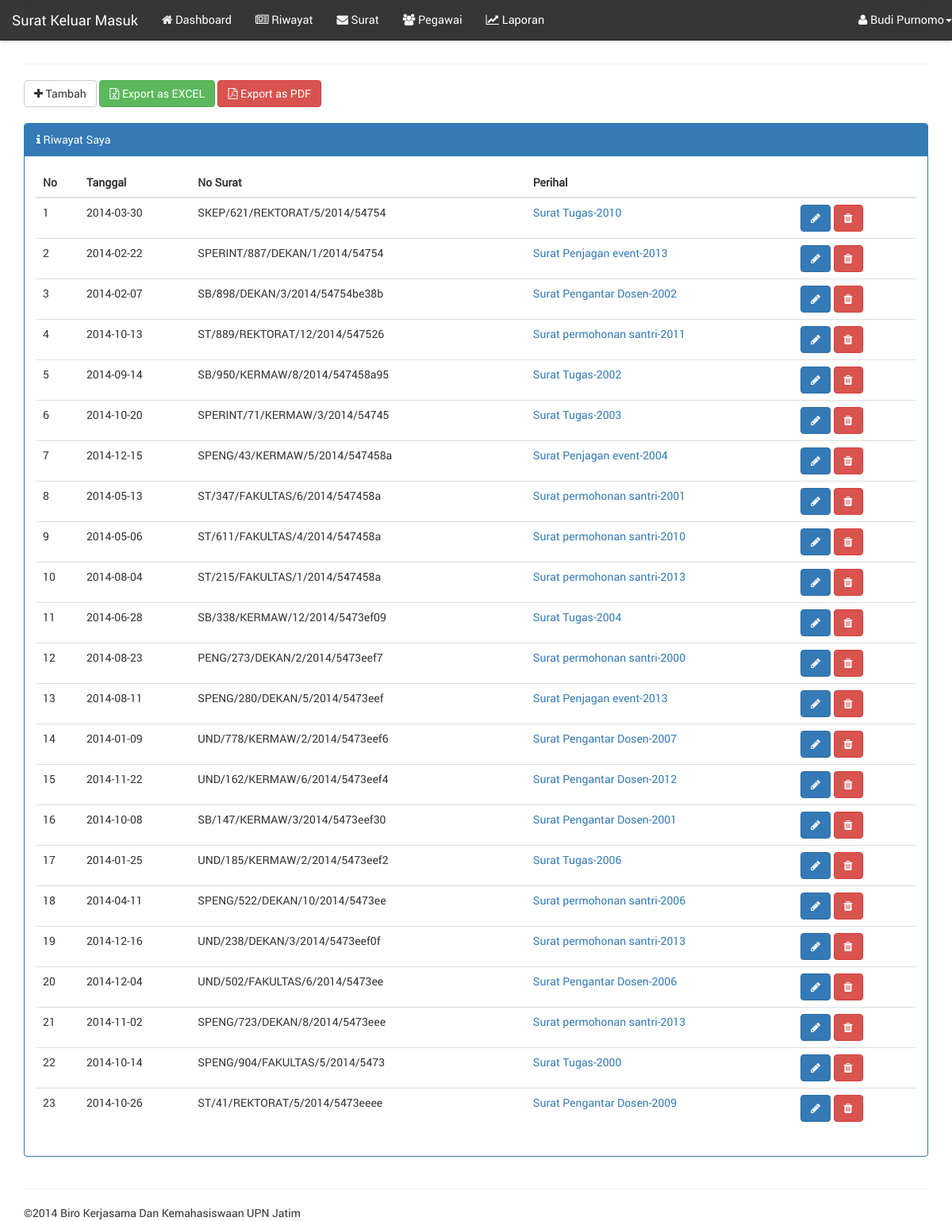
/?page=surat/riwayat (signed in), run on the app's committed database.
### tables this page shows
CREATE TABLE `users` (
  `idusers` varchar(30) NOT NULL DEFAULT '',
  `password` varchar(255) DEFAULT NULL,
  `idbagian` varchar(255) DEFAULT NULL,
  PRIMARY KEY (`idusers`)
);

CREATE TABLE `pegawai` (
  `idpegawai` varchar(30) NOT NULL,
  `nama` varchar(45) DEFAULT NULL,
  `alamat` varchar(45) DEFAULT NULL,
  `kota` varchar(255) DEFAULT NULL,
  `tanggal_lahir` varchar(255) DEFAULT NULL,
  `telepon` varchar(255) DEFAULT NULL,
  `ponsel` varchar(45) DEFAULT NULL,
  `foto` varchar(255) NOT NULL DEFAULT 'nophoto.jpg',
  `delete` varchar(1) NOT NULL DEFAULT '0',
  `created_at` timestamp NULL DEFAULT CURRENT_TIMESTAMP,
  PRIMARY KEY (`idpegawai`)
);

CREATE TABLE `surat` (
  `idsurat` varchar(30) NOT NULL DEFAULT '' COMMENT 'NO SURAT',
  `jenis_surat` varchar(10) DEFAULT NULL COMMENT 'Masuk / Keluar',
  `tanggal_surat` date DEFAULT NULL COMMENT 'Tanggal yang tertera pada surat',
  `idkategori` varchar(255) DEFAULT NULL,
  `perihal` text,
  `tujuan` varchar(255) DEFAULT NULL COMMENT 'Sebagai catatan tambahan untuk memperjelas surat',
  `asal_surat` varchar(45) DEFAULT NULL COMMENT 'asal surat, bisa dari instansi internal atau eksternal',
  `disposisi` varchar(255) DEFAULT NULL COMMENT 'Disposisi surat',
  `kata_kunci` varchar(255) DEFAULT NULL COMMENT 'Kata kunci yang berhubungan dengan surat',
  `delete` varchar(1) DEFAULT '0' COMMENT 'DELETE = status data terdelet, 1 adalah file delete, 2 tidak delete',
  `posting` varchar(255) DEFAULT NULL COMMENT 'Di posting oleh idusers',
  `public` varchar(1) DEFAULT '0' COMMENT 'status, 1=publikasi, 0=private',
  `lampiran` varchar(255) DEFAULT 'no_lampiran.jpeg' COMMENT 'Lampiran berupa gambar, gambar surat',
  `created_at` timestamp NOT NULL DEFAULT CURRENT_TIMESTAMP COMMENT 'tanggal surat di insert/ update oleh sistem',
  PRIMARY KEY (`idsurat`)
);

### models.php (called while the page is built, shortened)
<?php
function get_login($tampil){
    $aktif=$_SESSION['idusers'];
    $query=mysql_query("select * from users a, pegawai b, bagian c where a.idusers=b.idpegawai and a.idusers='$aktif' and a.idbagian=c.idbagian");
    $data=mysql_fetch_array($query);
    return $data[$tampil];
}
function riwayat($posting){
    $query=mysql_query("select * from surat where posting='$posting' order by created_at DESC");
    return $query;
}
?>

### module/surat/riwayat.php (the view, shortened to what this page needs)
<div class="row">
        <div class="col-md-12">
        <a href="./?page=surat/tambah"><button class="btn btn-default"><i class="fa fa-plus"></i> Tambah</button></a>
        <a href="./export.php?as=excel" target="_blank"><button class="btn btn-success"><i class="fa fa-file-excel-o"></i> Export as EXCEL</button></a>
        <a href="./export.php?as=pdf" target="_blank"><button class="btn btn-danger"><i class="fa fa-file-pdf-o"></i> Export as PDF</button></a>
        <div class="clearfix"></div><br />
            <div class="panel panel-primary">
                <div class="panel-heading"><i class="fa fa-info"></i> Riwayat Saya</div>
                <div class="panel-body">
                    <table class="table table-stripped table-hover table-responsive">
                        <thead>
                            <th>No</th>
                            <th>Tanggal</th>
                            <th>No Surat</th>
                            <th>Perihal</th>
                            <th></th>
                        </thead>
                        <tbody>
                            <?php $surat=riwayat(get_login('idusers'));$i=1;while($result=mysql_fetch_array($surat)){?>
                                <tr>
                                <td><?= $i ?></td>
                                <td><?= $result['tanggal_surat'] ?></td>
                                <td><?= $result['idsurat'] ?></td>
                                <td><a href="./?page=surat/detail&id=<?php echo $result['idsurat'] ?>"><?= $result['perihal'] ?></a></td>
                                <td>
                                    <a href="./?page=surat/edit&id=<?php echo $result['idsurat'] ?>"><button title="Edit" class="btn btn-primary"><i class="fa fa-pencil"></i></button></a>
                                    <a href="./?page=surat/delete&id=<?php echo $result['idsurat'] ?>"><button title="Hapus" class="btn btn-danger"><i class="fa fa-trash"></i></button></a>
                                </td>
                            </tr>
                            <?php $i++; } ?>
                        </tbody>
                    </table>
                </div>
            </div>
        </div>
</div>

### header.php (shortened to what this page needs)
<!DOCTYPE html>
<html lang="en">
<head>
	<link href="css/bootstrap.css" rel="stylesheet"/>
	<link href="css/style.css" rel="stylesheet"/>
    <link href="fonts/stylesheet.css" rel="stylesheet"/>
    <link href="css/font-awesome.min.css" rel="stylesheet" />
    <link href="css/jquery.dataTables.min.css" rel="stylesheet" />
</head>
<body>
<div class="container">
<div class="row clearfix">
		<div class="col-md-12 column">
			<nav class="navbar navbar-inverse navbar-fixed-top" role="navigation">
				<div class="navbar-header">
					 <div class="navbar-brand"><?php echo nama_aplikasi ?></div>
				</div>
				<div class="collapse navbar-collapse" id="bs-example-navbar-collapse-1">
					<ul class="nav navbar-nav">
                        <?php if(isset($_SESSION['login']) && $_SESSION['login']==true){?>
		                <li><a href="./?page=dashboard"><i class="fa fa-home"></i> Dashboard</a></li>
                        <li><a href="./?page=surat/riwayat"><i class="fa fa-newspaper-o"></i> Riwayat</a></li>
                        <li><a href="./?page=surat/index"><i class="fa fa-envelope"></i> Surat</a></li>
                        <li><a href="./?page=pegawai/index"><i class="fa fa-users"></i> Pegawai</a></li>
                        <li><a href="./?page=laporan/index"><i class="fa fa-line-chart"></i> Laporan</a></li>
					    <?php } ?>
                    </ul>
					<?php if(isset($_SESSION['login']) && $_SESSION['login']==true){?>
		                  <ul class="nav navbar-nav navbar-right">
    						<li class="dropdown">
    							 <a href="#" class="dropdown-toggle" data-toggle="dropdown"><i class="fa fa-user"></i> <?php echo get_login('nama') ?><strong class="caret"></strong></a>
    						</li>
    					</ul>
					<?php } ?>
				</div>
			</nav>
		</div>
	</div>

### data on the page
users: pegawai.nama "Budi Purnomo"
surat: tanggal_surat "2014-03-30", idsurat "SKEP/621/REKTORAT/5/2014/54754", perihal "Surat Tugas-2010"
surat: tanggal_surat "2014-02-22", idsurat "SPERINT/887/DEKAN/1/2014/54754", perihal "Surat Penjagan event-2013"
surat: tanggal_surat "2014-02-07", idsurat "SB/898/DEKAN/3/2014/54754be38b", perihal "Surat Pengantar Dosen-2002"
surat: tanggal_surat "2014-10-13", idsurat "ST/889/REKTORAT/12/2014/547526", perihal "Surat permohonan santri-2011"
surat: tanggal_surat "2014-09-14", idsurat "SB/950/KERMAW/8/2014/547458a95", perihal "Surat Tugas-2002"
surat: tanggal_surat "2014-10-20", idsurat "SPERINT/71/KERMAW/3/2014/54745", perihal "Surat Tugas-2003"
surat: tanggal_surat "2014-12-15", idsurat "SPENG/43/KERMAW/5/2014/547458a", perihal "Surat Penjagan event-2004"
surat: tanggal_surat "2014-05-13", idsurat "ST/347/FAKULTAS/6/2014/547458a", perihal "Surat permohonan santri-2001"
surat: tanggal_surat "2014-05-06", idsurat "ST/611/FAKULTAS/4/2014/547458a", perihal "Surat permohonan santri-2010"
surat: tanggal_surat "2014-08-04", idsurat "ST/215/FAKULTAS/1/2014/547458a", perihal "Surat permohonan santri-2013"
surat: tanggal_surat "2014-06-28", idsurat "SB/338/KERMAW/12/2014/5473ef09", perihal "Surat Tugas-2004"
surat: tanggal_surat "2014-08-23", idsurat "PENG/273/DEKAN/2/2014/5473eef7", perihal "Surat permohonan santri-2000"
surat: tanggal_surat "2014-08-11", idsurat "SPENG/280/DEKAN/5/2014/5473eef", perihal "Surat Penjagan event-2013"
surat: tanggal_surat "2014-01-09", idsurat "UND/778/KERMAW/2/2014/5473eef6", perihal "Surat Pengantar Dosen-2007"
surat: tanggal_surat "2014-11-22", idsurat "UND/162/KERMAW/6/2014/5473eef4", perihal "Surat Pengantar Dosen-2012"
surat: tanggal_surat "2014-10-08", idsurat "SB/147/KERMAW/3/2014/5473eef30", perihal "Surat Pengantar Dosen-2001"
surat: tanggal_surat "2014-01-25", idsurat "UND/185/KERMAW/2/2014/5473eef2", perihal "Surat Tugas-2006"
surat: tanggal_surat "2014-04-11", idsurat "SPENG/522/DEKAN/10/2014/5473ee", perihal "Surat permohonan santri-2006"
surat: tanggal_surat "2014-12-16", idsurat "UND/238/DEKAN/3/2014/5473eef0f", perihal "Surat permohonan santri-2013"
surat: tanggal_surat "2014-12-04", idsurat "UND/502/FAKULTAS/6/2014/5473ee", perihal "Surat Pengantar Dosen-2006"
surat: tanggal_surat "2014-11-02", idsurat "SPENG/723/DEKAN/8/2014/5473eee", perihal "Surat permohonan santri-2013"
surat: tanggal_surat "2014-10-14", idsurat "SPENG/904/FAKULTAS/5/2014/5473", perihal "Surat Tugas-2000"
surat: tanggal_surat "2014-10-26", idsurat "ST/41/REKTORAT/5/2014/5473eeee", perihal "Surat Pengantar Dosen-2009"

### other printed values
nama_aplikasi "Surat Keluar Masuk"
